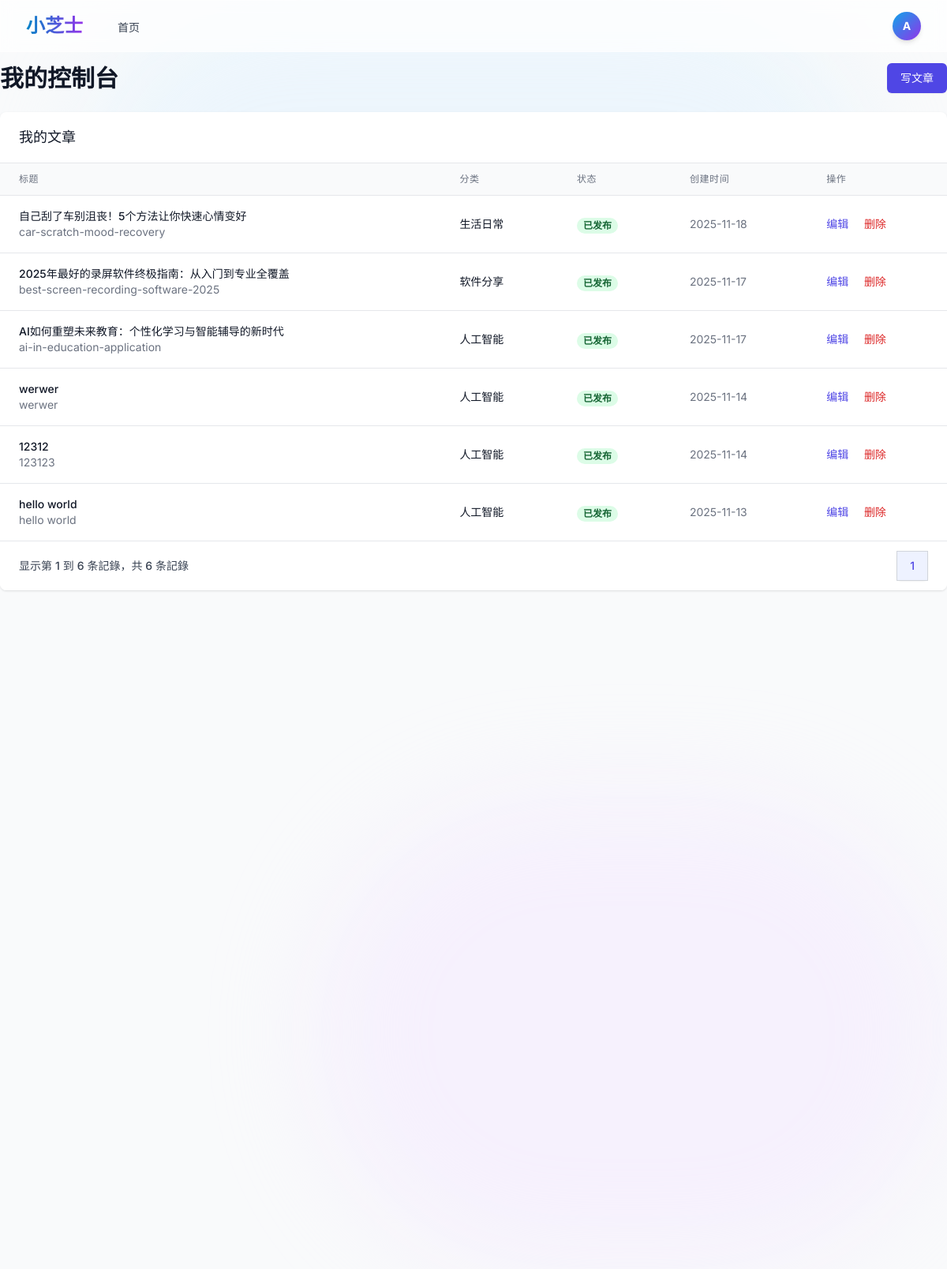
The app's page /dashboard (signed in) with its own data.
### app/models/__init__.py (models this page shows, shortened)
class User(UserMixin, db.Model):
    __tablename__ = 'users'
    id = db.Column(db.Integer, primary_key=True)
    username = db.Column(db.String(80), unique=True, nullable=False)
    email = db.Column(db.String(120), unique=True, nullable=False)
    password_hash = db.Column(db.String(255), nullable=False)
    first_name = db.Column(db.String(50), nullable=True)
    last_name = db.Column(db.String(50), nullable=True)
    bio = db.Column(db.Text, nullable=True)
    avatar = db.Column(db.String(255), nullable=True)
    role = db.Column(db.String(20), default='user')  # user, editor, admin
    is_active = db.Column(db.Boolean, default=True)
    created_at = db.Column(db.DateTime, default=datetime.utcnow)
    updated_at = db.Column(db.DateTime, default=datetime.utcnow, onupdate=datetime.utcnow)
    posts = db.relationship('Post', backref='author', lazy=True, foreign_keys='Post.user_id')
    comments = db.relationship('Comment', backref='author', lazy=True, foreign_keys='Comment.user_id')

class Post(db.Model):
    __tablename__ = 'posts'
    id = db.Column(db.Integer, primary_key=True)
    title = db.Column(db.String(200), nullable=False)
    slug = db.Column(db.String(200), unique=True, nullable=False)
    content = db.Column(db.Text, nullable=False)
    excerpt = db.Column(db.Text, nullable=True)
    featured_image = db.Column(db.String(255), nullable=True)
    status = db.Column(db.String(20), default='draft')  # draft, published, archived
    view_count = db.Column(db.Integer, default=0)
    user_id = db.Column(db.Integer, db.ForeignKey('users.id'), nullable=False)
    category_id = db.Column(db.Integer, db.ForeignKey('categories.id'), nullable=True)
    published_at = db.Column(db.DateTime, nullable=True)
    created_at = db.Column(db.DateTime, default=datetime.utcnow)
    updated_at = db.Column(db.DateTime, default=datetime.utcnow, onupdate=datetime.utcnow)
    seo_title = db.Column(db.String(200), nullable=True)
    seo_description = db.Column(db.Text, nullable=True)
    seo_keywords = db.Column(db.Text, nullable=True)
    seo_og_image = db.Column(db.String(255), nullable=True)
    comments = db.relationship('Comment', backref='post', lazy=True)

class Category(db.Model):
    __tablename__ = 'categories'
    id = db.Column(db.Integer, primary_key=True)
    name = db.Column(db.String(100), unique=True, nullable=False)
    slug = db.Column(db.String(100), unique=True, nullable=False)
    description = db.Column(db.Text, nullable=True)
    parent_id = db.Column(db.Integer, db.ForeignKey('categories.id'), nullable=True)
    created_at = db.Column(db.DateTime, default=datetime.utcnow)
    seo_title = db.Column(db.String(200), nullable=True)
    seo_description = db.Column(db.Text, nullable=True)
    seo_keywords = db.Column(db.Text, nullable=True)
    parent = db.relationship('Category', remote_side=[id], backref='subcategories')
    posts = db.relationship('Post', backref='category', lazy=True)

### app/main/__init__.py (the view)
@bp.route('/dashboard')
@login_required
def dashboard():
    page = request.args.get('page', 1, type=int)
    posts = Post.query.filter_by(user_id=current_user.id).order_by(Post.created_at.desc()).paginate(
        page=page, per_page=10, error_out=False)
    return render_template('main/dashboard.html', posts=posts)

### app/utils/seo.py (called while the page is built)
def get_seo_settings():
    return SeoSetting.query.first()

def register_seo_functions(app):
    @app.context_processor
    def inject_seo_functions():
        return dict(
            get_post_seo_data=get_post_seo_data,
            get_category_seo_data=get_category_seo_data,
            get_search_seo_data=get_search_seo_data,
            generate_meta_tags=generate_meta_tags
        )

### app/templates/main/dashboard.html (shortened to what this page needs)
{% extends "base.html" %}
{% block content %}
<div class="max-w-7xl mx-auto">
    <div class="md:flex md:items-center md:justify-between mb-6">
        <div class="flex-1 min-w-0">
            <h2 class="text-2xl font-bold leading-7 text-gray-900 sm:text-3xl sm:truncate">
                我的控制台
            </h2>
        </div>
        <div class="mt-4 flex md:mt-0 md:ml-4">
            <a href="{{ url_for('main.create_post') }}" class="ml-3 inline-flex items-center px-4 py-2 border border-transparent rounded-md shadow-sm text-sm font-medium text-white bg-indigo-600 hover:bg-indigo-700 focus:outline-none focus:ring-2 focus:ring-offset-2 focus:ring-indigo-500">
                写文章
            </a>
        </div>
    </div>
    <div class="bg-white shadow overflow-hidden sm:rounded-lg">
        <div class="px-4 py-5 sm:px-6">
            <h3 class="text-lg leading-6 font-medium text-gray-900">我的文章</h3>
        </div>
        <div class="border-t border-gray-200">
            <div class="overflow-x-auto">
                <table class="min-w-full divide-y divide-gray-200">
                    <thead class="bg-gray-50">
                        <tr>
                            <th scope="col" class="px-6 py-3 text-left text-xs font-medium text-gray-500 uppercase tracking-wider">
                                标题
                            </th>
                            <th scope="col" class="px-6 py-3 text-left text-xs font-medium text-gray-500 uppercase tracking-wider">
                                分类
                            </th>
                            <th scope="col" class="px-6 py-3 text-left text-xs font-medium text-gray-500 uppercase tracking-wider">
                                状态
                            </th>
                            <th scope="col" class="px-6 py-3 text-left text-xs font-medium text-gray-500 uppercase tracking-wider">
                                创建时间
                            </th>
                            <th scope="col" class="px-6 py-3 text-left text-xs font-medium text-gray-500 uppercase tracking-wider">
                                操作
                            </th>
                        </tr>
                    </thead>
                    <tbody class="bg-white divide-y divide-gray-200">
                        {% for post in posts.items %}
                        <tr>
                            <td class="px-6 py-4 whitespace-nowrap">
                                <div class="text-sm font-medium text-gray-900">
                                    {{ post.title }}
                                </div>
                                <div class="text-sm text-gray-500">
                                    {{ post.slug }}
                                </div>
                            </td>
                            <td class="px-6 py-4 whitespace-nowrap">
                                <div class="text-sm text-gray-900">
                                    {{ post.category.name if post.category else '未分类' }}
                                </div>
                            </td>
                            <td class="px-6 py-4 whitespace-nowrap">
                                {% if post.status == 'published' %}
                                <span class="px-2 inline-flex text-xs leading-5 font-semibold rounded-full bg-green-100 text-green-800">
                                    已发布
                                </span>
                                {% elif post.status == 'draft' %}
                                <span class="px-2 inline-flex text-xs leading-5 font-semibold rounded-full bg-yellow-100 text-yellow-800">
                                    草稿
                                </span>
                                {% else %}
                                <span class="px-2 inline-flex text-xs leading-5 font-semibold rounded-full bg-gray-100 text-gray-800">
                                    已归档
                                </span>
                                {% endif %}
                            </td>
                            <td class="px-6 py-4 whitespace-nowrap text-sm text-gray-500">
                                {{ post.created_at.strftime('%Y-%m-%d') }}
                            </td>
                            <td class="px-6 py-4 whitespace-nowrap text-sm font-medium">
                                <a href="{{ url_for('main.edit_post', id=post.id) }}" class="text-indigo-600 hover:text-indigo-900">
                                    编辑
                                </a>
                                <a href="#" onclick="if(confirm('确定要删除文章 {{ post.title }} 吗？')) { document.getElementById('delete-form-{{ post.id }}').submit(); }" class="ml-4 text-red-600 hover:text-red-900">
                                    删除
                                </a>
                            </td>
                        </tr>
                        {% endfor %}
                    </tbody>
                </table>
            </div>
            <div class="bg-white px-4 py-3 flex items-center justify-between border-t border-gray-200 sm:px-6">
                <div class="hidden sm:flex-1 sm:flex sm:items-center sm:justify-between">
                    <div>
                        <p class="text-sm text-gray-700">
                            显示第 <span class="font-medium">{{ (posts.page - 1) * posts.per_page + 1 }}</span> 到 <span class="font-medium">{{ [posts.page * posts.per_page, posts.total]|min }}</span> 条記錄，共 <span class="font-medium">{{ posts.total }}</span> 条記錄
                        </p>
                    </div>
                    <div>
                        <nav class="relative z-0 inline-flex rounded-md shadow-sm -space-x-px" aria-label="Pagination">
                            {% for page_num in posts.iter_pages() %}
                                {% if page_num %}
                                    {% if page_num != posts.page %}
                                    <a href="{{ url_for('main.dashboard', page=page_num) }}" class="relative inline-flex items-center px-4 py-2 border border-gray-300 bg-white text-sm font-medium text-gray-700 hover:bg-gray-50">
                                        {{ page_num }}
                                    </a>
                                    {% else %}
                                    <span class="relative inline-flex items-center px-4 py-2 border border-gray-300 bg-indigo-50 text-sm font-medium text-indigo-600">
                                        {{ page_num }}
                                    </span>
                                    {% endif %}
                                {% else %}
                                <span class="relative inline-flex items-center px-4 py-2 border border-gray-300 bg-white text-sm font-medium text-gray-700">
                                    …
                                </span>
                                {% endif %}
                            {% endfor %}
                        </nav>
                    </div>
                </div>
            </div>
        </div>
    </div>
</div>
{% endblock %}

### app/templates/base.html (shortened to what this page needs)
<!DOCTYPE html>
<html lang="zh-CN">
<head>
    <script src="https://cdn.tailwindcss.com?plugins=typography,forms,line-clamp"></script>
    <link rel="stylesheet" href="{{ url_for('static', filename='css/style.css') }}">
    <link rel="stylesheet" href="{{ url_for('static', filename='css/card-styles.css') }}">
</head>
<body class="bg-gray-50 font-sans text-gray-800 antialiased selection:bg-primary-500 selection:text-white">
    <div class="fixed inset-0 -z-10 overflow-hidden">
        <div
            class="absolute bottom-0 right-0 w-[800px] h-[600px] bg-purple-100 rounded-full blur-3xl opacity-50 pointer-events-none">
        </div>
    </div>
    <nav class="fixed w-full z-50 top-0 transition-all duration-300 glass">
        <div class="max-w-7xl mx-auto px-4 sm:px-6 lg:px-8">
            <div class="flex justify-between h-16">
                <div class="flex items-center">
                    <div class="flex-shrink-0 flex items-center">
                        <a href="{{ url_for('main.index') }}"
                            class="text-2xl font-bold bg-clip-text text-transparent bg-gradient-to-r from-primary-600 to-purple-600 hover:opacity-80 transition-opacity">
                        </a>
                    </div>
                    <div class="hidden md:ml-10 md:flex md:space-x-8">
                        <a href="{{ url_for('main.index') }}"
                            class="text-gray-700 hover:text-primary-600 inline-flex items-center px-1 pt-1 text-sm font-medium transition-colors relative group">
                            首页
                        </a>
                    </div>
                </div>
                <div class="flex items-center space-x-4">
                    <div class="flex items-center">
                        {% if current_user.is_authenticated %}
                        <div class="relative ml-3 group">
                            <button
                                class="flex items-center max-w-xs text-sm rounded-full focus:outline-none focus:ring-2 focus:ring-offset-2 focus:ring-primary-500 transition-transform transform group-hover:scale-105">
                                <div
                                    class="h-9 w-9 rounded-full bg-gradient-to-br from-primary-500 to-purple-600 text-white flex items-center justify-center font-bold shadow-md">
                                    {{ current_user.username[0].upper() }}
                                </div>
                            </button>
                        </div>
                        {% endif %}
                    </div>
                </div>
            </div>
        </div>
    </nav>
    <main class="pt-20 pb-12 min-h-screen relative z-0">
        {% block content %}{% endblock %}
    </main>
</body>
</html>

### app/static/css/style.css (style rules this page uses)
.glass { background: rgba(255, 255, 255, 0.7); backdrop-filter: blur(10px); -webkit-backdrop-filter: blur(10px); border: 1px solid rgba(255, 255, 255, 0.3); }

### records on screen
User: username "A"
Post: title "自己刮了车别沮丧！5个方法让你快速心情变好", slug "car-scratch-mood-recovery", category "生活日常", status "已发布", created_at "2025-11-18"
Post: title "2025年最好的录屏软件终极指南：从入门到专业全覆盖", slug "best-screen-recording-software-2025", category "软件分享", status "已发布", created_at "2025-11-17"
Post: title "AI如何重塑未来教育：个性化学习与智能辅导的新时代", slug "ai-in-education-application", category "人工智能", status "已发布", created_at "2025-11-17"
Post: title "werwer", slug "werwer", category "人工智能", status "已发布", created_at "2025-11-14"
Post: title "12312", slug "123123", category "人工智能", status "已发布", created_at "2025-11-14"
Post: title "hello world", slug "hello world", category "人工智能", status "已发布", created_at "2025-11-13"

### other values on screen
{{ (posts.page - 1) * posts.per_page + 1 }} "1"
{{ [posts.page * posts.per_page, posts.total]|min }} "6"
{{ posts.total }} "6"
{{ page_num }} "1"
